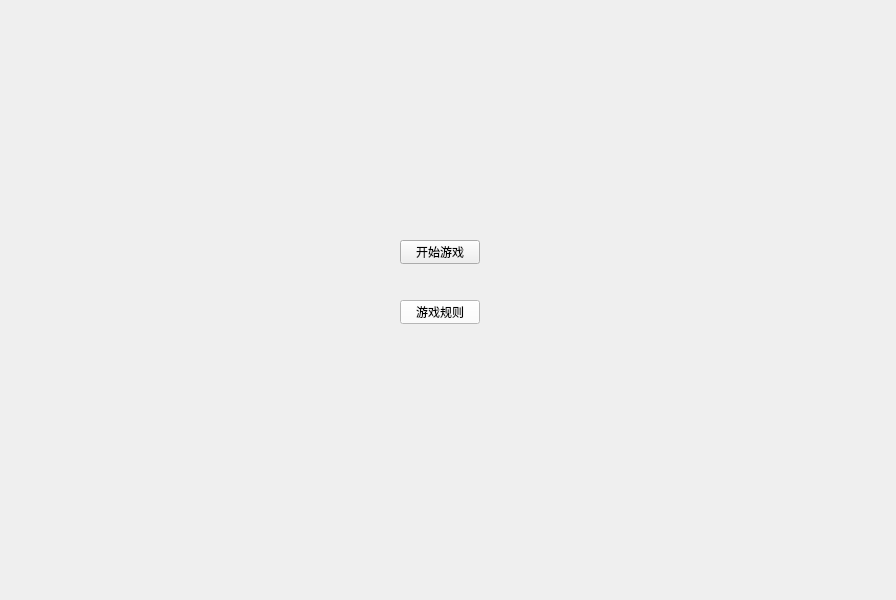
<?xml version="1.0" encoding="UTF-8"?>
<ui version="4.0">
 <class>menu</class>
 <widget class="QWidget" name="menu">
  <property name="geometry">
   <rect>
    <x>0</x>
    <y>0</y>
    <width>896</width>
    <height>600</height>
   </rect>
  </property>
  <property name="windowTitle">
   <string>Form</string>
  </property>
  <property name="autoFillBackground">
   <bool>true</bool>
  </property>
  <property name="styleSheet">
   <string notr="true"/>
  </property>
  <widget class="QPushButton" name="StartButton">
   <property name="geometry">
    <rect>
     <x>400</x>
     <y>240</y>
     <width>80</width>
     <height>24</height>
    </rect>
   </property>
   <property name="styleSheet">
    <string notr="true">border-top-color: rgb(255, 255, 255);</string>
   </property>
   <property name="text">
    <string>开始游戏</string>
   </property>
  </widget>
  <widget class="QPushButton" name="Rule">
   <property name="geometry">
    <rect>
     <x>400</x>
     <y>300</y>
     <width>80</width>
     <height>24</height>
    </rect>
   </property>
   <property name="styleSheet">
    <string notr="true">background-color: rgb(255, 255, 255);</string>
   </property>
   <property name="text">
    <string>游戏规则</string>
   </property>
  </widget>
  <widget class="QWidget" name="Background" native="true">
   <property name="geometry">
    <rect>
     <x>0</x>
     <y>0</y>
     <width>891</width>
     <height>601</height>
    </rect>
   </property>
   <property name="styleSheet">
    <string notr="true">border-image: url(:/photo/Cover.png);</string>
   </property>
  </widget>
  <zorder>Background</zorder>
  <zorder>StartButton</zorder>
  <zorder>Rule</zorder>
 </widget>
 <resources/>
 <connections/>
</ui>
